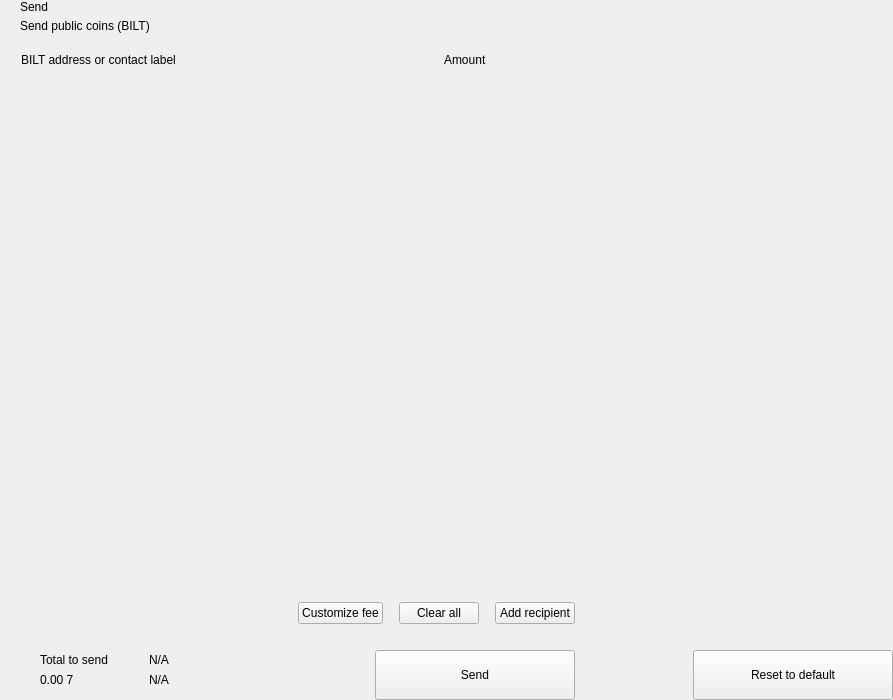
<?xml version="1.0" encoding="UTF-8"?>
<ui version="4.0">
 <class>send</class>
 <widget class="QWidget" name="send">
  <property name="geometry">
   <rect>
    <x>0</x>
    <y>0</y>
    <width>893</width>
    <height>700</height>
   </rect>
  </property>
  <property name="windowTitle">
   <string>Form</string>
  </property>
  <layout class="QHBoxLayout" name="horizontalLayout_2" stretch="2,1">
   <property name="spacing">
    <number>0</number>
   </property>
   <property name="leftMargin">
    <number>0</number>
   </property>
   <property name="topMargin">
    <number>0</number>
   </property>
   <property name="rightMargin">
    <number>0</number>
   </property>
   <property name="bottomMargin">
    <number>0</number>
   </property>
   <item>
    <widget class="QWidget" name="left" native="true">
     <layout class="QVBoxLayout" name="verticalLayout_3">
      <property name="spacing">
       <number>0</number>
      </property>
      <property name="leftMargin">
       <number>0</number>
      </property>
      <property name="topMargin">
       <number>0</number>
      </property>
      <property name="rightMargin">
       <number>0</number>
      </property>
      <property name="bottomMargin">
       <number>0</number>
      </property>
      <item>
       <layout class="QVBoxLayout" name="verticalLayout_22" stretch="0,0,0,1,0,0,0,0">
        <property name="spacing">
         <number>0</number>
        </property>
        <item>
         <layout class="QHBoxLayout" name="horizontalLayout_3">
          <property name="spacing">
           <number>0</number>
          </property>
          <property name="leftMargin">
           <number>20</number>
          </property>
          <property name="rightMargin">
           <number>20</number>
          </property>
          <item>
           <layout class="QVBoxLayout" name="verticalLayout">
            <property name="spacing">
             <number>5</number>
            </property>
            <item>
             <widget class="QLabel" name="labelTitle">
              <property name="text">
               <string>Send</string>
              </property>
              <property name="alignment">
               <set>Qt::AlignLeading|Qt::AlignLeft|Qt::AlignVCenter</set>
              </property>
             </widget>
            </item>
            <item>
             <widget class="QLabel" name="labelSubtitle1">
              <property name="text">
               <string>Send public coins (BILT)</string>
              </property>
             </widget>
            </item>
           </layout>
          </item>
          <item>
           <spacer name="horizontalSpacer">
            <property name="orientation">
             <enum>Qt::Horizontal</enum>
            </property>
            <property name="sizeHint" stdset="0">
             <size>
              <width>40</width>
              <height>20</height>
             </size>
            </property>
           </spacer>
          </item>
         </layout>
        </item>
        <item>
         <spacer name="verticalSpacer_2">
          <property name="orientation">
           <enum>Qt::Vertical</enum>
          </property>
          <property name="sizeType">
           <enum>QSizePolicy::Fixed</enum>
          </property>
          <property name="sizeHint" stdset="0">
           <size>
            <width>20</width>
            <height>20</height>
           </size>
          </property>
         </spacer>
        </item>
        <item>
         <layout class="QHBoxLayout" name="horizontalLayout" stretch="6,0,2">
          <property name="spacing">
           <number>0</number>
          </property>
          <property name="leftMargin">
           <number>10</number>
          </property>
          <property name="topMargin">
           <number>0</number>
          </property>
          <property name="rightMargin">
           <number>20</number>
          </property>
          <property name="bottomMargin">
           <number>0</number>
          </property>
          <item>
           <widget class="QLabel" name="labelSubtitleAddress">
            <property name="styleSheet">
             <string notr="true">margin-left:8px;</string>
            </property>
            <property name="text">
             <string>BILT address or contact label</string>
            </property>
           </widget>
          </item>
          <item>
           <spacer name="horizontalSpacer_3">
            <property name="orientation">
             <enum>Qt::Horizontal</enum>
            </property>
            <property name="sizeType">
             <enum>QSizePolicy::Fixed</enum>
            </property>
            <property name="sizeHint" stdset="0">
             <size>
              <width>40</width>
              <height>1</height>
             </size>
            </property>
           </spacer>
          </item>
          <item>
           <widget class="QLabel" name="labelSubtitleAmount">
            <property name="text">
             <string>Amount</string>
            </property>
           </widget>
          </item>
         </layout>
        </item>
        <item>
         <widget class="QScrollArea" name="scrollArea">
          <property name="minimumSize">
           <size>
            <width>0</width>
            <height>350</height>
           </size>
          </property>
          <property name="styleSheet">
           <string notr="true">#scrollArea {
            background:transparent;
            margin-top:10px;
}</string>
          </property>
          <property name="horizontalScrollBarPolicy">
           <enum>Qt::ScrollBarAlwaysOff</enum>
          </property>
          <property name="sizeAdjustPolicy">
           <enum>QAbstractScrollArea::AdjustIgnored</enum>
          </property>
          <property name="widgetResizable">
           <bool>true</bool>
          </property>
          <property name="alignment">
           <set>Qt::AlignLeading|Qt::AlignLeft|Qt::AlignTop</set>
          </property>
          <widget class="QWidget" name="scrollAreaWidgetContents">
           <property name="geometry">
            <rect>
             <x>0</x>
             <y>0</y>
             <width>591</width>
             <height>16</height>
            </rect>
           </property>
           <property name="sizePolicy">
            <sizepolicy hsizetype="Preferred" vsizetype="Maximum">
             <horstretch>0</horstretch>
             <verstretch>0</verstretch>
            </sizepolicy>
           </property>
           <property name="autoFillBackground">
            <bool>false</bool>
           </property>
           <property name="styleSheet">
            <string notr="true">#scrollAreaWidgetContents {
             background:transparent;
             }</string>
           </property>
           <layout class="QVBoxLayout" name="verticalLayout_7">
            <property name="spacing">
             <number>0</number>
            </property>
            <property name="sizeConstraint">
             <enum>QLayout::SetDefaultConstraint</enum>
            </property>
            <property name="leftMargin">
             <number>0</number>
            </property>
            <property name="topMargin">
             <number>0</number>
            </property>
            <property name="rightMargin">
             <number>0</number>
            </property>
            <property name="bottomMargin">
             <number>0</number>
            </property>
           </layout>
          </widget>
         </widget>
        </item>
        <item>
         <spacer name="verticalSpacer_4">
          <property name="orientation">
           <enum>Qt::Vertical</enum>
          </property>
          <property name="sizeType">
           <enum>QSizePolicy::Fixed</enum>
          </property>
          <property name="sizeHint" stdset="0">
           <size>
            <width>20</width>
            <height>20</height>
           </size>
          </property>
         </spacer>
        </item>
        <item>
         <layout class="QHBoxLayout" name="horizontalLayout_20">
          <property name="spacing">
           <number>6</number>
          </property>
          <property name="leftMargin">
           <number>20</number>
          </property>
          <property name="rightMargin">
           <number>20</number>
          </property>
          <item>
           <spacer name="horizontalSpacer_4">
            <property name="orientation">
             <enum>Qt::Horizontal</enum>
            </property>
            <property name="sizeHint" stdset="0">
             <size>
              <width>10</width>
              <height>20</height>
             </size>
            </property>
           </spacer>
          </item>
          <item>
           <widget class="QPushButton" name="pushButtonFee">
            <property name="focusPolicy">
             <enum>Qt::NoFocus</enum>
            </property>
            <property name="text">
             <string>Customize fee</string>
            </property>
           </widget>
          </item>
          <item>
           <spacer name="horizontalSpacer_11">
            <property name="orientation">
             <enum>Qt::Horizontal</enum>
            </property>
            <property name="sizeType">
             <enum>QSizePolicy::Minimum</enum>
            </property>
            <property name="sizeHint" stdset="0">
             <size>
              <width>10</width>
              <height>20</height>
             </size>
            </property>
           </spacer>
          </item>
          <item>
           <widget class="QPushButton" name="pushButtonClear">
            <property name="focusPolicy">
             <enum>Qt::NoFocus</enum>
            </property>
            <property name="layoutDirection">
             <enum>Qt::RightToLeft</enum>
            </property>
            <property name="text">
             <string>Clear all</string>
            </property>
           </widget>
          </item>
          <item>
           <spacer name="horizontalSpacer_6">
            <property name="orientation">
             <enum>Qt::Horizontal</enum>
            </property>
            <property name="sizeType">
             <enum>QSizePolicy::Fixed</enum>
            </property>
            <property name="sizeHint" stdset="0">
             <size>
              <width>10</width>
              <height>20</height>
             </size>
            </property>
           </spacer>
          </item>
          <item>
           <widget class="QPushButton" name="pushButtonAddRecipient">
            <property name="focusPolicy">
             <enum>Qt::NoFocus</enum>
            </property>
            <property name="text">
             <string>Add recipient</string>
            </property>
           </widget>
          </item>
         </layout>
        </item>
        <item>
         <spacer name="verticalSpacer">
          <property name="orientation">
           <enum>Qt::Vertical</enum>
          </property>
          <property name="sizeType">
           <enum>QSizePolicy::Fixed</enum>
          </property>
          <property name="sizeHint" stdset="0">
           <size>
            <width>20</width>
            <height>16</height>
           </size>
          </property>
         </spacer>
        </item>
        <item>
         <layout class="QHBoxLayout" name="horizontalLayout_7">
          <property name="rightMargin">
           <number>20</number>
          </property>
          <item>
           <layout class="QHBoxLayout" name="horizontalLayout_10">
            <property name="spacing">
             <number>0</number>
            </property>
            <property name="leftMargin">
             <number>8</number>
            </property>
            <item>
             <widget class="QStackedWidget" name="stackedWidget">
              <property name="minimumSize">
               <size>
                <width>0</width>
                <height>60</height>
               </size>
              </property>
              <property name="maximumSize">
               <size>
                <width>16777215</width>
                <height>60</height>
               </size>
              </property>
              <widget class="QWidget" name="page1">
               <layout class="QVBoxLayout" name="verticalLayout_71" stretch="0">
                <property name="spacing">
                 <number>6</number>
                </property>
                <property name="leftMargin">
                 <number>12</number>
                </property>
                <property name="topMargin">
                 <number>0</number>
                </property>
                <property name="rightMargin">
                 <number>0</number>
                </property>
                <property name="bottomMargin">
                 <number>0</number>
                </property>
                <item>
                 <widget class="QWidget" name="coinWidget" native="true">
                  <property name="minimumSize">
                   <size>
                    <width>0</width>
                    <height>60</height>
                   </size>
                  </property>
                  <property name="maximumSize">
                   <size>
                    <width>16777215</width>
                    <height>60</height>
                   </size>
                  </property>
                  <layout class="QHBoxLayout" name="horizontalLayout_9">
                   <property name="spacing">
                    <number>0</number>
                   </property>
                   <property name="leftMargin">
                    <number>20</number>
                   </property>
                   <property name="topMargin">
                    <number>10</number>
                   </property>
                   <property name="rightMargin">
                    <number>20</number>
                   </property>
                   <property name="bottomMargin">
                    <number>10</number>
                   </property>
                   <item>
                    <layout class="QVBoxLayout" name="verticalSend">
                     <property name="spacing">
                      <number>0</number>
                     </property>
                     <item>
                      <widget class="QLabel" name="labelTitleTotalSend">
                       <property name="text">
                        <string>Total to send</string>
                       </property>
                      </widget>
                     </item>
                     <item>
                      <widget class="QLabel" name="labelAmountSend">
                       <property name="text">
                        <string notr="true">0.00 7</string>
                       </property>
                      </widget>
                     </item>
                    </layout>
                   </item>
                   <item>
                    <spacer name="horizontalSpacer_9">
                     <property name="orientation">
                      <enum>Qt::Horizontal</enum>
                     </property>
                     <property name="sizeType">
                      <enum>QSizePolicy::Fixed</enum>
                     </property>
                     <property name="sizeHint" stdset="0">
                      <size>
                       <width>20</width>
                       <height>20</height>
                      </size>
                     </property>
                    </spacer>
                   </item>
                   <item>
                    <widget class="QLabel" name="labelLine">
                     <property name="minimumSize">
                      <size>
                       <width>1</width>
                       <height>0</height>
                      </size>
                     </property>
                     <property name="maximumSize">
                      <size>
                       <width>1</width>
                       <height>16777215</height>
                      </size>
                     </property>
                     <property name="text">
                      <string/>
                     </property>
                    </widget>
                   </item>
                   <item>
                    <spacer name="horizontalSpacer_10">
                     <property name="orientation">
                      <enum>Qt::Horizontal</enum>
                     </property>
                     <property name="sizeType">
                      <enum>QSizePolicy::Fixed</enum>
                     </property>
                     <property name="sizeHint" stdset="0">
                      <size>
                       <width>20</width>
                       <height>20</height>
                      </size>
                     </property>
                    </spacer>
                   </item>
                   <item>
                    <layout class="QVBoxLayout" name="verticalRemaining">
                     <property name="spacing">
                      <number>0</number>
                     </property>
                     <item>
                      <widget class="QLabel" name="labelTitleTotalRemaining">
                       <property name="text">
                        <string notr="true">N/A</string>
                       </property>
                      </widget>
                     </item>
                     <item>
                      <widget class="QLabel" name="labelAmountRemaining">
                       <property name="text">
                        <string notr="true">N/A</string>
                       </property>
                      </widget>
                     </item>
                    </layout>
                   </item>
                  </layout>
                 </widget>
                </item>
               </layout>
              </widget>
              <widget class="QWidget" name="page_2"/>
             </widget>
            </item>
           </layout>
          </item>
          <item>
           <spacer name="horizontalSpacer_5">
            <property name="orientation">
             <enum>Qt::Horizontal</enum>
            </property>
            <property name="sizeType">
             <enum>QSizePolicy::Expanding</enum>
            </property>
            <property name="sizeHint" stdset="0">
             <size>
              <width>40</width>
              <height>20</height>
             </size>
            </property>
           </spacer>
          </item>
          <item alignment="Qt::AlignBottom">
           <widget class="QPushButton" name="pushButtonSave">
            <property name="minimumSize">
             <size>
              <width>200</width>
              <height>50</height>
             </size>
            </property>
            <property name="maximumSize">
             <size>
              <width>200</width>
              <height>50</height>
             </size>
            </property>
            <property name="focusPolicy">
             <enum>Qt::NoFocus</enum>
            </property>
            <property name="text">
             <string>Send</string>
            </property>
           </widget>
          </item>
         </layout>
        </item>
       </layout>
      </item>
     </layout>
    </widget>
   </item>
   <item>
    <widget class="QWidget" name="right" native="true">
     <layout class="QVBoxLayout" name="verticalLayout_5">
      <property name="leftMargin">
       <number>0</number>
      </property>
      <property name="topMargin">
       <number>0</number>
      </property>
      <property name="rightMargin">
       <number>0</number>
      </property>
      <property name="bottomMargin">
       <number>0</number>
      </property>
      <item>
       <layout class="QVBoxLayout" name="verticalLayout_4">
        <property name="spacing">
         <number>6</number>
        </property>
        <item>
         <widget class="OptionButton" name="btnCoinControl" native="true">
          <property name="minimumSize">
           <size>
            <width>0</width>
            <height>50</height>
           </size>
          </property>
         </widget>
        </item>
        <item>
         <widget class="OptionButton" name="btnChangeAddress" native="true">
          <property name="minimumSize">
           <size>
            <width>0</width>
            <height>50</height>
           </size>
          </property>
         </widget>
        </item>
        <item>
         <widget class="OptionButton" name="btnUri" native="true">
          <property name="minimumSize">
           <size>
            <width>0</width>
            <height>50</height>
           </size>
          </property>
         </widget>
        </item>
        <item>
         <spacer name="verticalSpacer_5">
          <property name="orientation">
           <enum>Qt::Vertical</enum>
          </property>
          <property name="sizeHint" stdset="0">
           <size>
            <width>20</width>
            <height>40</height>
           </size>
          </property>
         </spacer>
        </item>
        <item>
         <layout class="QHBoxLayout" name="horizontalLayout_8">
          <item>
           <spacer name="horizontalSpacer_7">
            <property name="orientation">
             <enum>Qt::Horizontal</enum>
            </property>
            <property name="sizeHint" stdset="0">
             <size>
              <width>40</width>
              <height>20</height>
             </size>
            </property>
           </spacer>
          </item>
          <item>
           <widget class="QPushButton" name="pushButtonReset">
            <property name="minimumSize">
             <size>
              <width>200</width>
              <height>50</height>
             </size>
            </property>
            <property name="maximumSize">
             <size>
              <width>200</width>
              <height>50</height>
             </size>
            </property>
            <property name="focusPolicy">
             <enum>Qt::NoFocus</enum>
            </property>
            <property name="text">
             <string>Reset to default</string>
            </property>
           </widget>
          </item>
         </layout>
        </item>
       </layout>
      </item>
     </layout>
    </widget>
   </item>
  </layout>
 </widget>
 <customwidgets>
  <customwidget>
   <class>OptionButton</class>
   <extends>QWidget</extends>
   <header>qt/pivx/optionbutton.h</header>
   <container>1</container>
  </customwidget>
 </customwidgets>
 <resources/>
 <connections/>
</ui>
